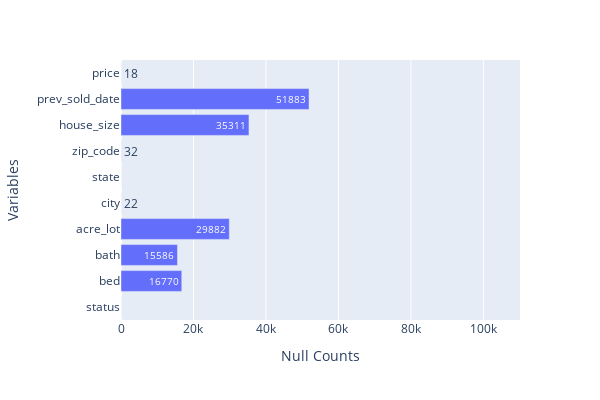

Here is the notebook cell this chart was saved with:
### Code cell
nulls = df.isnull().sum()
fig = px.bar(y=nulls.index, x=nulls.values, text=nulls.values, orientation='h', height=400, width=600)
fig.update_layout(yaxis_title="Variables", xaxis_title="Null Counts")
fig.update_xaxes(range=[0, len(df)])
fig.show()

### Figure 1 — Plotly figure (JSON) as saved in the notebook; plotly's stock layout.template omitted (floating-point values rounded to 4 significant figures)
{"data": [{"alignmentgroup": "True", "hovertemplate": "x=%{x}<br>y=%{y}<br>text=%{text}<extra></extra>", "legendgroup": "", "marker": {"color": "#636efa", "pattern": {"shape": ""}}, "name": "", "offsetgroup": "", "orientation": "h", "showlegend": false, "text": [0, 16770, 15586, 29882, 22, 0, 32, 35311, 51883, 18], "textposition": "auto", "type": "bar", "x": [0, 16770, 15586, 29882, 22, 0, 32, 35311, 51883, 18], "xaxis": "x", "y": ["status", "bed", "bath", "acre_lot", "city", "state", "zip_code", "house_size", "prev_sold_date", "price"], "yaxis": "y"}], "layout": {"barmode": "relative", "height": 400, "legend": {"tracegroupgap": 0}, "margin": {"t": 60}, "width": 600, "xaxis": {"anchor": "y", "domain": [0, 1], "range": [0, 110101], "title": {"text": "Null Counts"}}, "yaxis": {"anchor": "x", "domain": [0, 1], "title": {"text": "Variables"}}}}
